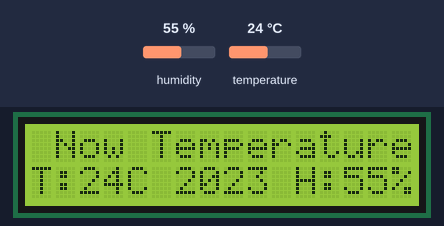
This sketch was run on a simulated Arduino Uno, built with avr-gcc and run on an emulated ATmega328P. Parts: 16×2 character LCD. The inputs (shaded band) are chosen by the test bench; at power-on: humidity 55 %, temperature 24 °C. What the sketch prints to the serial monitor is not drawn.

Above: at 1.2 s.
1.3 s: humidity set to 22 %
At 3.2 s:
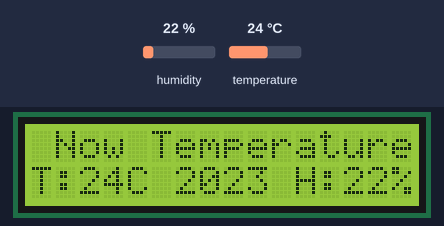
4.1 s: temperature set to 12 °C
At 5.1 s:
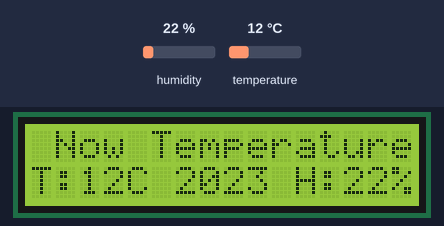
6.9 s: humidity set to 40 %
At 9.1 s:
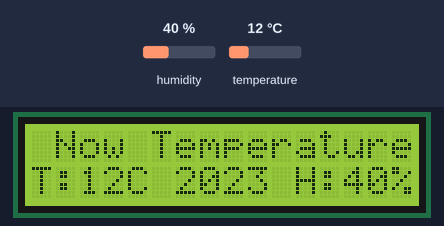
9.9 s: temperature set to 19 °C
At 11.1 s:
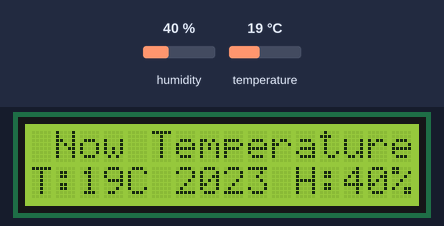
Timing chart, 0 to 12.9 s (numbered marks = the images above; inputs shaded):
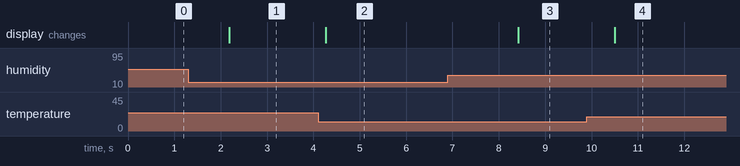

Measured:
- after the input at 1.3 s, the display: changes after 0.88 s (image 1)
- after the input at 4.1 s, the display: changes after 0.16 s (image 2)
- after the input at 6.9 s, the display: changes after 1.5 s (image 3)
- after the input at 9.9 s, the display: changes after 0.60 s (image 4)

The sketch:

Weather_Monitoring_system.ino
```cpp
//* How to use the DHT-22 sensor with Arduino
//   Temperature and humidity sensor and
//   I2C LCD1602
 //  SDA --> A4
 //  SCL --> A5
 //DHT 22 out-->D7

//Libraries
#include <DHT.h>;
//I2C LCD:
#include <LiquidCrystal_I2C.h>
#include <Wire.h>

LiquidCrystal_I2C lcd(0x27,16,2); // set the LCD address to 0x27 for a 16 chars and 2 line display,Pls check your lcd.

//Constants
#define DHTPIN 7     // what pin we're connected to
#define DHTTYPE DHT22   // DHT 22
DHT dht(DHTPIN, DHTTYPE); //// Initialize DHT sensor for normal 16mhz Arduino

//Variables
//int chk;
int h;  //Stores humidity value
int t; //Stores temperature value

void setup()
{
    Serial.begin(9600);
    Serial.println("Temperature and Humidity Sensor Test");
    dht.begin();
    lcd.init(); //initialize the lcd
    lcd.backlight(); //open the backlight
}

void loop()
{
    //Read data and store it to variables h (humidity) and t (temperature)
    // Reading temperature or humidity takes about 250 milliseconds!
    h = dht.readHumidity();
    t = dht.readTemperature();

    //Print temp and humidity values to serial monitor
    Serial.print("Humidity: ");
    Serial.print(h);
    Serial.print(" %, Temp: ");
    Serial.print(t);
    Serial.println(" ° Celsius");

// set the cursor to (0,0):
// print from 0 to 9:

    lcd.setCursor(0, 0);
    lcd.println(" Now Temperature ");

    lcd.setCursor(0, 1);
    lcd.print("T:");
    lcd.print(t);
    lcd.print("C");

    lcd.setCursor(6, 1);
    lcd.println("2023");

    lcd.setCursor(11, 1);
    lcd.print("H:");
    lcd.print(h);
    lcd.print("%");

  delay(1000); //Delay 1 sec.
}
```
